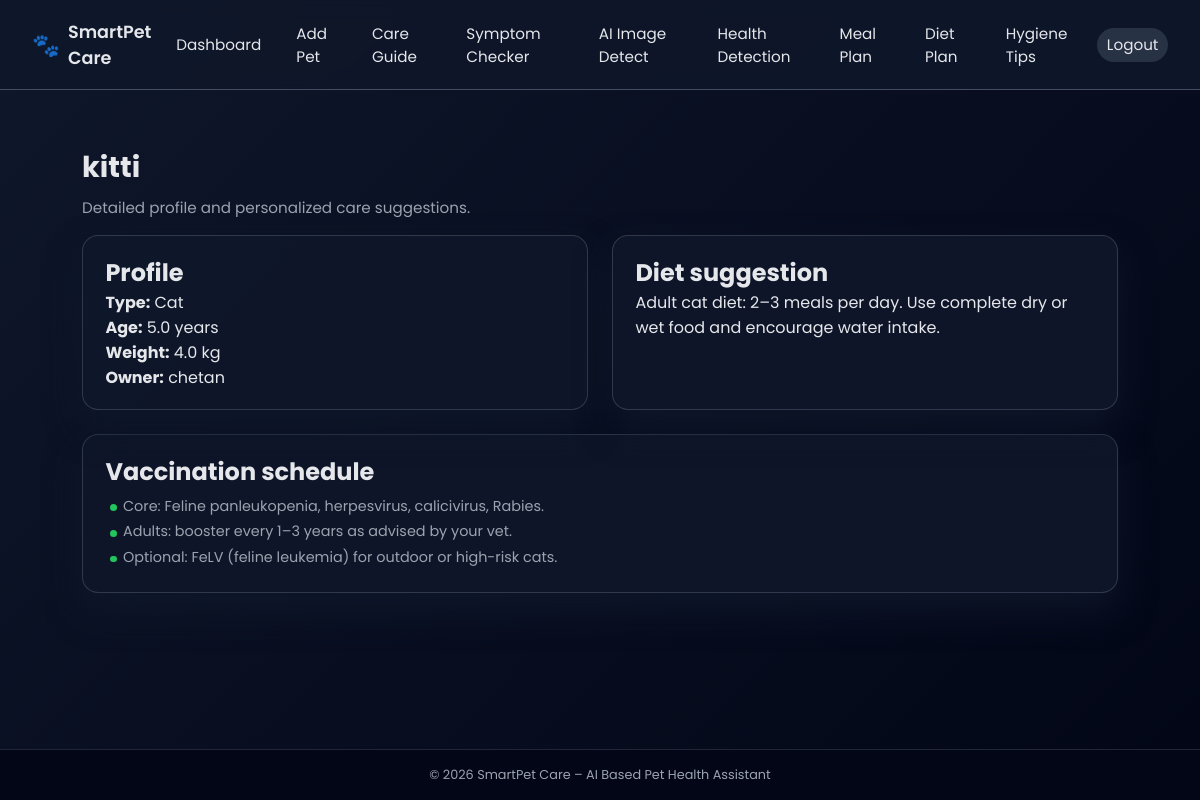
Screenshot of /pet/4 (signed in) with the database file from the repository.
### backend/app.py (models this page shows, shortened)
class Pet(db.Model):
    id = db.Column(db.Integer, primary_key=True)
    name = db.Column(db.String(80), nullable=False)
    species = db.Column(db.String(20), nullable=False)
    age_years = db.Column(db.Float, nullable=False)
    weight_kg = db.Column(db.Float, nullable=False)
    created_at = db.Column(db.DateTime, default=datetime.utcnow)
    owner_id = db.Column(db.Integer, db.ForeignKey("user.id"), nullable=False)

class User(UserMixin, db.Model):
    id = db.Column(db.Integer, primary_key=True)
    username = db.Column(db.String(80), unique=True, nullable=False)
    email = db.Column(db.String(120), unique=True, nullable=False)
    password_hash = db.Column(db.String(255), nullable=False)
    created_at = db.Column(db.DateTime, default=datetime.utcnow)
    pets = db.relationship("Pet", backref="owner", lazy=True)

### backend/app.py (the view)
@app.route("/pet/<int:pet_id>")
@login_required
def pet_detail(pet_id):
    pet = Pet.query.filter_by(id=pet_id, owner_id=current_user.id).first_or_404()
    diet = suggest_diet(pet.species, pet.age_years, pet.weight_kg)
    vaccinations = get_vaccination_schedule(pet.species, pet.age_years)
    return render_template(
        "pet_detail.html",
        pet=pet,
        diet=diet,
        vaccinations=vaccinations,
    )

### backend/ai_utils.py (called while the page is built, shortened)
def suggest_diet(species: str, age_years: float, weight_kg: float) -> str:
    species = species.lower()
    if species == "cat":
        if age_years < 1:
            return "Kitten diet: 3–4 small meals of kitten-specific food, rich in protein and fat."
        if age_years < 7:
            return "Adult cat diet: 2–3 meals per day. Use complete dry or wet food and encourage water intake."
        return "Senior cat diet: controlled calories, kidney-friendly food if advised by vet, and regular health checks."

### backend/app.py (called while the page is built)
@login_manager.user_loader
def load_user(user_id):
    return User.query.get(int(user_id))

### backend/templates/pet_detail.html (shortened to what this page needs)
{% extends "base.html" %}
{% block content %}
<section class="page-header">
    <h1>{{ pet.name }}</h1>
    <p class="subtitle">Detailed profile and personalized care suggestions.</p>
</section>
<section class="grid grid-2">
    <article class="card">
        <h2>Profile</h2>
        <p><strong>Type:</strong> {{ pet.species|capitalize }}</p>
        <p><strong>Age:</strong> {{ "%.1f"|format(pet.age_years) }} years</p>
        <p><strong>Weight:</strong> {{ "%.1f"|format(pet.weight_kg) }} kg</p>
        <p><strong>Owner:</strong> {{ current_user.username }}</p>
    </article>
    <article class="card">
        <h2>Diet suggestion</h2>
        <p>{{ diet }}</p>
    </article>
</section>
<section class="card card-wide">
    <h2>Vaccination schedule</h2>
    <ul class="bullet-list">
        {% for item in vaccinations %}
            <li>{{ item }}</li>
        {% endfor %}
    </ul>
</section>
{% endblock %}

### backend/static/css/style.css (style rules this page uses)
*, *::before, *::after { box-sizing: border-box; margin: 0; padding: 0; }
body { font-family: "Poppins", system-ui, -apple-system, BlinkMacSystemFont, "Segoe UI", sans-serif; background: linear-gradient(135deg, #0f172a, #020617); color: #e5e7eb; min-height: 100vh; display: flex; flex-direction: column; }
.page-header { margin: 1.5rem 0 1rem; }
.page-header h1 { font-size: 1.8rem; margin-bottom: 0.4rem; }
.subtitle { color: #9ca3af; font-size: 0.95rem; margin-bottom: 0.5rem; }
.grid { display: grid; grid-template-columns: repeat(auto-fill, minmax(260px, 1fr)); gap: 1.5rem; margin-top: 1rem; }
.grid-2 { grid-template-columns: repeat(auto-fit, minmax(280px, 1fr)); }
.card { background: rgba(15, 23, 42, 0.95); border-radius: 1rem; padding: 1.2rem 1.4rem; box-shadow: 0 18px 35px rgba(15, 23, 42, 0.85); border: 1px solid rgba(148, 163, 184, 0.25); }
.card-wide { margin-top: 1.5rem; }
.bullet-list { list-style: none; margin-top: 0.4rem; font-size: 0.9rem; color: #9ca3af; }
.bullet-list li { margin-bottom: 0.3rem; position: relative; padding-left: 1.1rem; }
.bullet-list li::before { content: ""; position: absolute; left: 0.3rem; top: 0.55rem; width: 0.4rem; height: 0.4rem; border-radius: 999px; background: #22c55e; }

### rows the page displays
Pet: name "kitti", species "Cat", age_years "5.0", weight_kg "4.0"
User: username "chetan"

### other values shown
{{ diet }} "Adult cat diet: 2–3 meals per day. Use complete dry or wet food and encourage water intake."
{{ item }} "Core: Feline panleukopenia, herpesvirus, calicivirus, Rabies." "Adults: booster every 1–3 years as advised by your vet." "Optional: FeLV (feline leukemia) for outdoor or high-risk cats."
{{ 2026 }} "2026"
